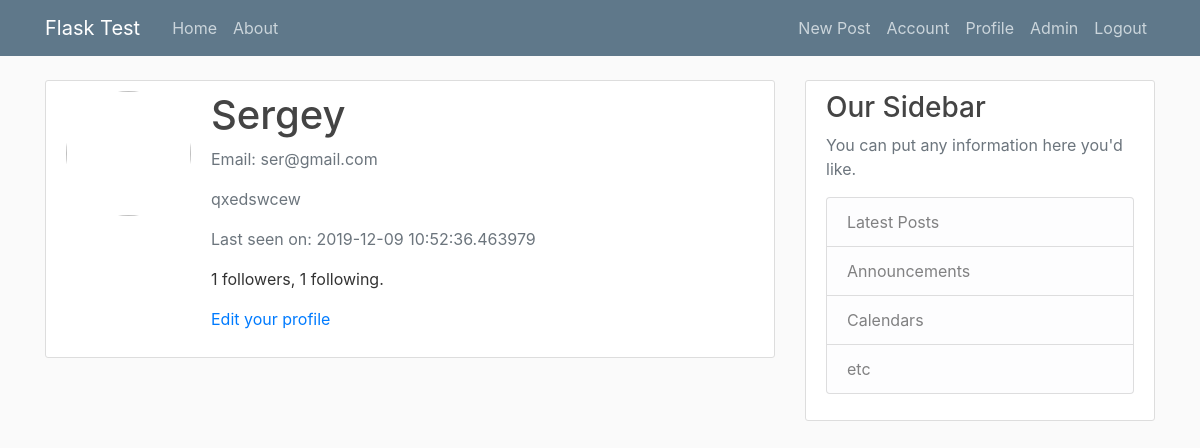
/about (signed in), run on the app's committed database.
### flaskblog/models.py (models this page shows, shortened)
class User(db.Model, UserMixin):
    id = db.Column(db.Integer, primary_key=True)
    username = db.Column(db.String(20), unique=True, nullable=False)
    email = db.Column(db.String(120), unique=True, nullable=False)
    image_file = db.Column(db.String(20), nullable=False, default='default.jpg')
    password = db.Column(db.String(60), nullable=False)
    posts = db.relationship('Post', backref='author', lazy=True)
    about_me = db.Column(db.String(140))
    last_seen = db.Column(db.DateTime, default=datetime.utcnow)
    admin = db.Column(db.Boolean())
    notes = db.Column(db.UnicodeText)
    followed = db.relationship(
        'User', secondary=followers,
        primaryjoin=(followers.c.follower_id == id),
        secondaryjoin=(followers.c.followed_id == id),
        backref=db.backref('followers', lazy='dynamic'), lazy='dynamic')

### flaskblog/routes.py (the view)
@app.route("/about")
def about():
    return render_template('about.html', title='About')

### flaskblog/models.py (called while the page is built)
@login_manager.user_loader
def load_user(user_id):
    return User.query.get(int(user_id))

### flaskblog/routes.py (called while the page is built)
@app.before_request
def before_request():
    if current_user.is_authenticated:
        current_user.last_seen = datetime.utcnow()
        db.session.commit()

### flaskblog/templates/about.html
{% extends "layout.html" %}
{% block content %}
    <div class="content-section">
        <div class="media">
            <img class="rounded-circle account-img" src="{{ image_file }}">
            <div class="media-body">
                <h2 class="account-heading">{{ current_user.username }}</h2>
    			<p class="text-secondary">Email: {{ current_user.email }}</p>
                <p class="text-secondary">{{ current_user.about_me }}</p>
                <p class="text-secondary">Last seen on: {{ current_user.last_seen }}</p>
                <p>{{ current_user.followers.count() }} followers, {{ current_user.followed.count() }} following.</p>
                {% if current_user == current_user %}
                    <p><a href="{{ url_for('edit_profile') }}">Edit your profile</a></p>
                {% elif not current_user.is_following(current_user) %}
                    <p><a href="{{ url_for('follow', username=current_user.username) }}">Follow</a></p>
                {% else %}
                    <p><a href="{{ url_for('unfollow', username=current_user.username) }}">Unfollow</a></p>
                {% endif %}
            </div>
        </div>
    </div>
{% endblock content %}

### flaskblog/static/main.css (style rules this page uses)
body { background: #fafafa; color: #333333; margin-top: 5rem; }
h1, h2, h3, h4, h5, h6 { color: #444444; }
.content-section { background: #ffffff; padding: 10px 20px; border: 1px solid #dddddd; border-radius: 3px; margin-bottom: 20px; }
.account-img { height: 125px; width: 125px; margin-right: 20px; margin-bottom: 16px; }
.account-heading { font-size: 2.5rem; }

### data on the page
User: username "Sergey", email "ser@gmail.com", about_me "qxedswcew", last_seen "2019-12-09 10:52:36.463979"

### other printed values
{{ current_user.followers.count() }} "1"
{{ current_user.followed.count() }} "1"
